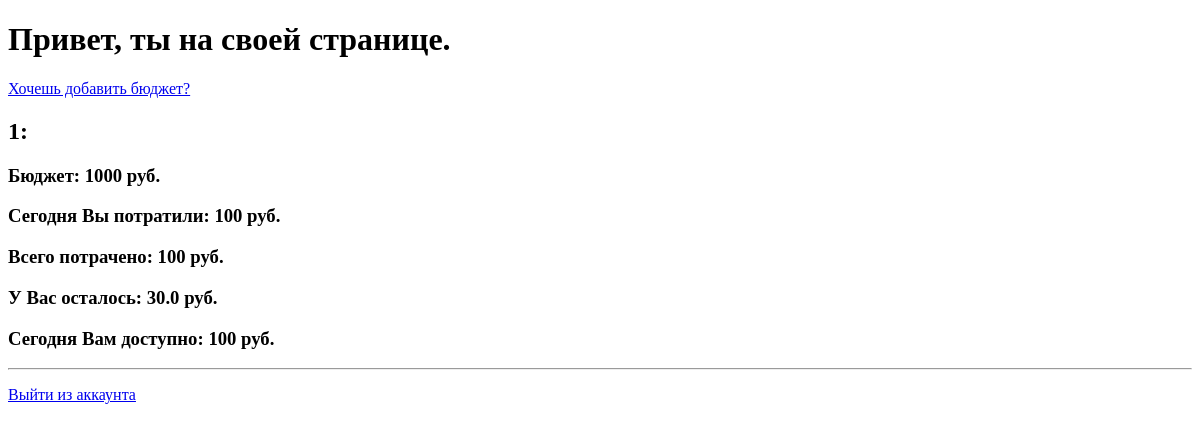
The app's page /accounts/profile/ (signed in), older data.
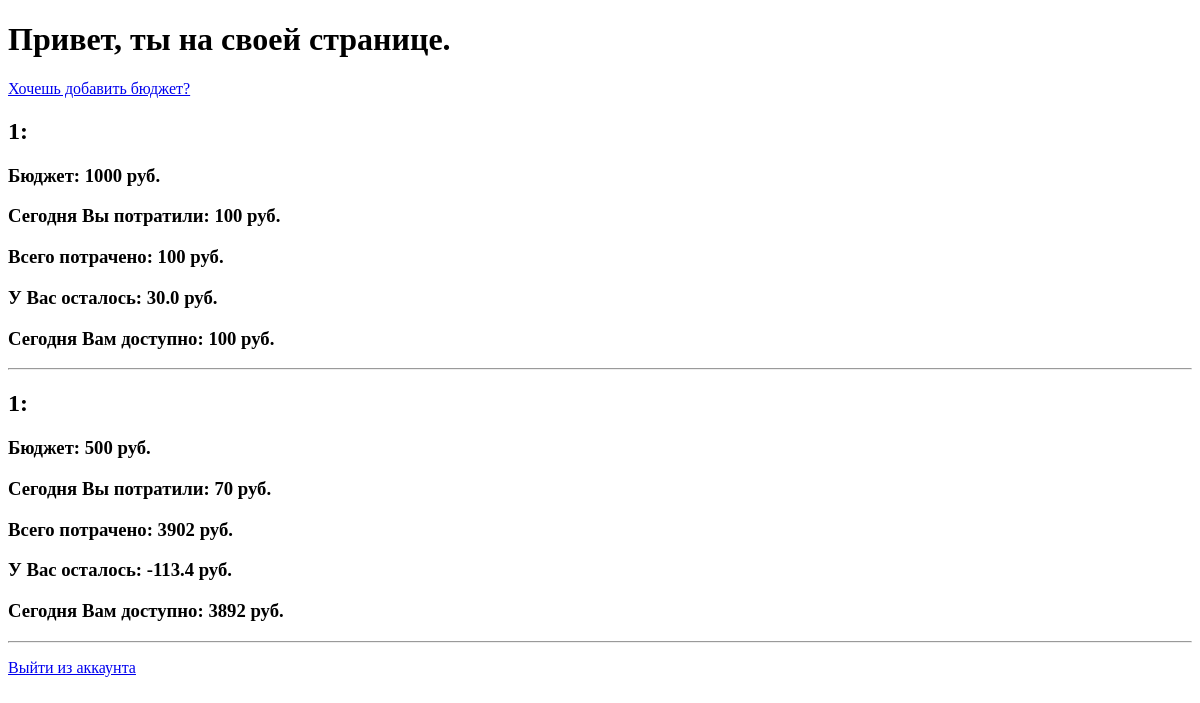
The same page, newer data.
### main/models.py (models this page shows)
class CurrentBudget(models.Model):
    user_ID = models.ForeignKey(User, on_delete = models.CASCADE)
    moneySum = models.IntegerField(default = 0)
    DateOfStart = models.DateTimeField(auto_now_add=True)
    DateOfFinish = models.DateTimeField( null=True, blank=True)
    SpendToday = models.IntegerField(default = 0)
    SpendSum = models.IntegerField(default = 0)
    RestSum = models.IntegerField(default = 0)
    AvaibleSumToday = models.IntegerField(default = 0)
    name = models.CharField(max_length=255)
    def calcSpendSum(self):
        return (self.moneySum - self.SpendSum)/30

### main/views.py (the view)
# urls.py: path('accounts/profile/', account, name='account'),
def account(request):
    """запрашиваем только id пользователя для определения данных на его странице"""
    budget_is = CurrentBudget.objects.filter(user_ID=request.user)
    return render(request, 'blog/account.html', {'budgets':budget_is })

### main/templates/blog/account.html (shortened to what this page needs)
<!DOCTYPE html>
<html lang="en">
<head>
</head>
<body>
  <h1>Привет, ты на своей странице. </h1>
  <p><a href="{% url 'budget_new' %}">Хочешь добавить бюджет?</a></p>
  {% for budget in budgets %}
    <div>
      <h2>{{ budget.name }}:</h2>
      <div>
        <h3>Бюджет:
          {{ budget.moneySum }} руб.
        </h3>
    </div>
    <div>
      <h3>Сегодня Вы потратили:
        {{ budget.SpendToday }} руб.
      </h3>
    </div>
    <div>
      <h3>Всего потрачено:
        {{ budget.SpendSum }} руб.
      </h3>
    </div>
    <div>
      <h3>У Вас осталось:
        {{ budget.calcSpendSum }} руб.
      </h3>
    </div>
    <div>
      <h3>Сегодня Вам доступно:
        {{ budget.AvaibleSumToday }} руб.
      </h3>
    </div>
    </div>
    <hr>
  {% endfor %}
  <p><a href="{% url 'logout' %}">Выйти из аккаунта</a></p>
</body>
</html>

Row changes from the older to the newer data that the page shows:
added CurrentBudget: name "1", moneySum "500", SpendToday "70", SpendSum "3902", calcSpendSum "-113.4", AvaibleSumToday "3892"
